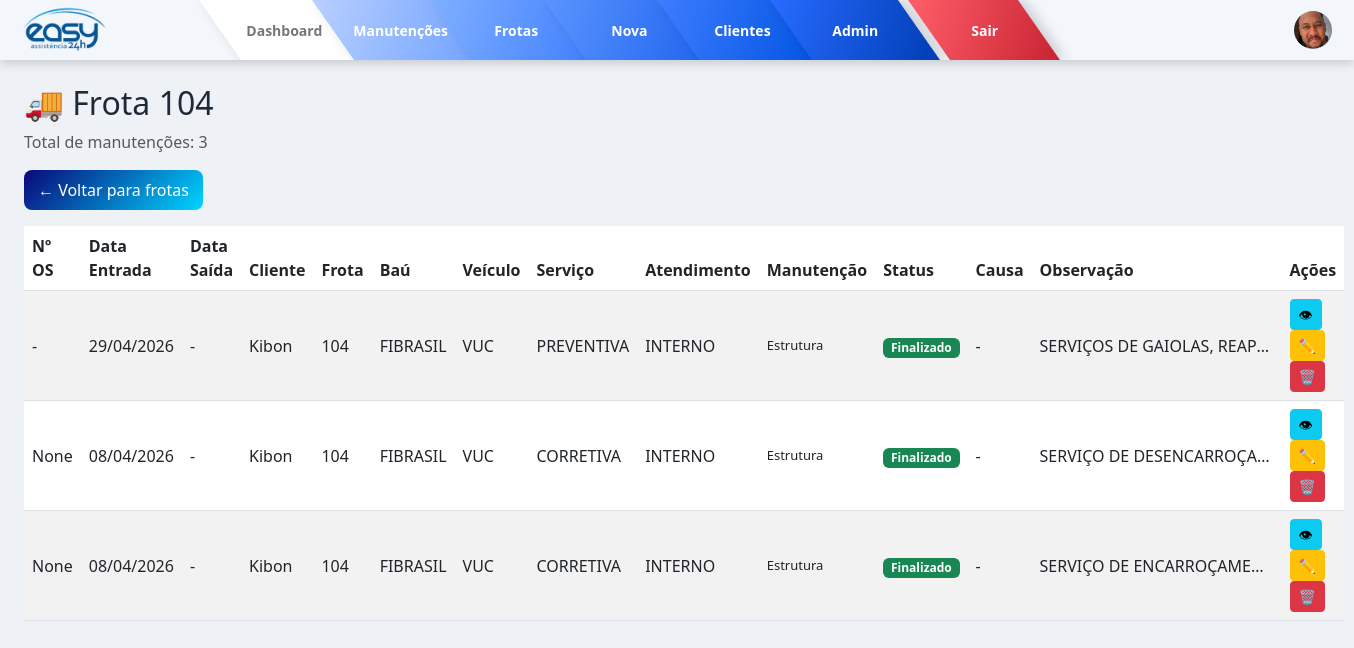
The page /frotas/104 (signed in) on the database its author committed.
### models/manutencao.py (models this page shows)
class Manutencao(db.Model):
    __tablename__ = "manutencoes"
    id = db.Column(db.Integer, primary_key=True, autoincrement=True)
    data = db.Column(db.Date)          # Data de entrada
    data_saida = db.Column(db.Date)    # Data de saída
    numero_frota = db.Column(db.String)
    os = db.Column(db.String(50))
    bau = db.Column(db.String)
    tipo_veiculo = db.Column(db.String)
    tipo_servico = db.Column(db.String)
    tipo_atendimento = db.Column(db.String)
    tipo_manutencao = db.Column(db.String)
    status = db.Column(db.String)
    causa = db.Column(db.String)
    observacao = db.Column(db.String)
    cliente = db.Column(db.String)
    imagens = db.Column(db.Text)

### routes/frotas.py (the view)
@frotas_bp.route("/<frota>")
def detalhe_frota(frota):
    if not session.get("user_id"):
        return redirect("/login")
    registros = [
        r for r in Manutencao.query.all()
        if formatar_frota(r.numero_frota) == frota
    ]
    def parse_data(data):
        if isinstance(data, datetime):
            return data
        try:
            return datetime.strptime(str(data), "%Y-%m-%d")
        except:
            return datetime.min
    registros = sorted(
        registros,
        key=lambda x: parse_data(x.data),
        reverse=True
    )
    return render_template(
        "frotas_detalhe.html",
        frota=frota,
        registros=registros
    )

### routes/frotas.py (called while the page is built)
def formatar_frota(valor):
    try:
        return str(int(float(valor)))
    except:
        return "Sem frota"

### templates/frotas_detalhe.html (shortened to what this page needs)
{% extends "base.html" %}
{% block content %}
<h2 class="mb-2">🚚 Frota {{ frota }}</h2>
<p class="text-muted mb-3">
  Total de manutenções: {{ registros|length }}
</p>
<div class="mb-3">
  <a href="/frotas" class="btn-voltar">
    ← Voltar para frotas
  </a>
</div>
<table class="table table-striped table-hover" id="tabelaManutencoes">
  <thead>
    <tr>
      <th>Nº OS</th>
      <th>Data Entrada</th>
      <th>Data Saída</th>
      <th>Cliente</th>
      <th>Frota</th>
      <th>Baú</th>
      <th>Veículo</th>
      <th>Serviço</th>
      <th>Atendimento</th>
      <th>Manutenção</th>
      <th>Status</th>
      <th>Causa</th>
      <th>Observação</th>
      <th>Ações</th>
    </tr>
  </thead>
  <tbody>
    {% for m in registros %}
    <tr>
      <td>{{ m.os or '-' }}</td>
      <td>{{ m.data.strftime('%d/%m/%Y') if m.data else '-' }}</td>
      <td>{{ m.data_saida.strftime('%d/%m/%Y') if m.data_saida else '-' }}</td>
      <td>{{ m.cliente or '-' }}</td>
      <td>{{ m.numero_frota or '-' }}</td>
      <td>{{ m.bau or '-' }}</td>
      <td>{{ m.tipo_veiculo or '-' }}</td>
      <td>{{ m.tipo_servico or '-' }}</td>
      <td>{{ m.tipo_atendimento or '-' }}</td>
      <td>{{ m.tipo_manutencao or '-' }}</td>
      <td>
        {% if "finalizado" in (m.status or "").lower() %}
          <span class="badge bg-success">Finalizado</span>
        {% elif "andamento" in (m.status or "").lower() %}
          <span class="badge bg-warning text-dark">Em andamento</span>
        {% else %}
          <span class="badge bg-secondary">{{ m.status or '-' }}</span>
        {% endif %}
      </td>
      <td>{{ m.causa or '-' }}</td>
      <td class="obs-col">
        {{ m.observacao or '-' }}
      </td>
      <td>
        <button
          class="btn btn-info btn-sm"
          onclick='abrirModal(
            {{ m.cliente|tojson }},
            {{ m.numero_frota|tojson }},
            {{ m.tipo_servico|tojson }},
            {{ m.causa|tojson }},
            {{ (m.imagens or "[]")|safe }}
          )'>
          👁
        </button>
        {% if session.get("user_role") == "admin" %}
          <a href="/manutencoes/editar/{{ m.id }}" class="btn btn-warning btn-sm">
            ✏️
          </a>
          <a href="/manutencoes/excluir/{{ m.id }}"
             class="btn btn-danger btn-sm"
             onclick="return confirm('Deseja excluir essa manutenção?')">
            🗑️
          </a>
        {% endif %}
      </td>
    </tr>
    {% endfor %}
  </tbody>
</table>
{% endblock %}

### static/css/style.css (style rules this page uses)
:root { --gradient-start: #020024; --gradient-mid: #090979; --gradient-end: #00d4ff; --primary: #1e3a8a; --secondary: #3b82f6; --bg: #eef2f7; --card: #ffffff; --text: #1f2937; --muted: #6b7280; --border: #d1d5db; }
body { background: var(--bg); font-family: 'Segoe UI', sans-serif; color: var(--text); }
td { vertical-align: middle; }
td:nth-child(10) { max-width: 300px; white-space: normal; font-size: 13px; }
.btn-voltar { display: inline-block; background: linear-gradient(135deg, #090979, #00d4ff); color: #fff; padding: 8px 14px; border-radius: 8px; text-decoration: none; font-weight: 500; transition: 0.2s; }
.obs-col { max-width: 250px; white-space: nowrap; overflow: hidden; text-overflow: ellipsis; }
:root { --xodo-azul: #5AA0C8; --xodo-roxo: #5A3D9A; --xodo-azul-forte: #2F80ED; }

### rows shown on the page
Manutencao: os "-", data "29/04/2026", data_saida "-", cliente "Kibon", numero_frota "104", bau "FIBRASIL", tipo_veiculo "VUC", tipo_servico "PREVENTIVA", tipo_atendimento "INTERNO", tipo_manutencao "Estrutura", status "Finalizado", causa "-", observacao "SERVIÇOS DE GAIOLAS, REAP…"
Manutencao: os "None", data "08/04/2026", data_saida "-", cliente "Kibon", numero_frota "104", bau "FIBRASIL", tipo_veiculo "VUC", tipo_servico "CORRETIVA", tipo_atendimento "INTERNO", tipo_manutencao "Estrutura", status "Finalizado", causa "-", observacao "SERVIÇO DE DESENCARROÇA…"
Manutencao: os "None", data "08/04/2026", data_saida "-", cliente "Kibon", numero_frota "104", bau "FIBRASIL", tipo_veiculo "VUC", tipo_servico "CORRETIVA", tipo_atendimento "INTERNO", tipo_manutencao "Estrutura", status "Finalizado", causa "-", observacao "SERVIÇO DE ENCARROÇAME…"

### other values the page prints
{{ frota }} "104"
{{ registros|length }} "3"
